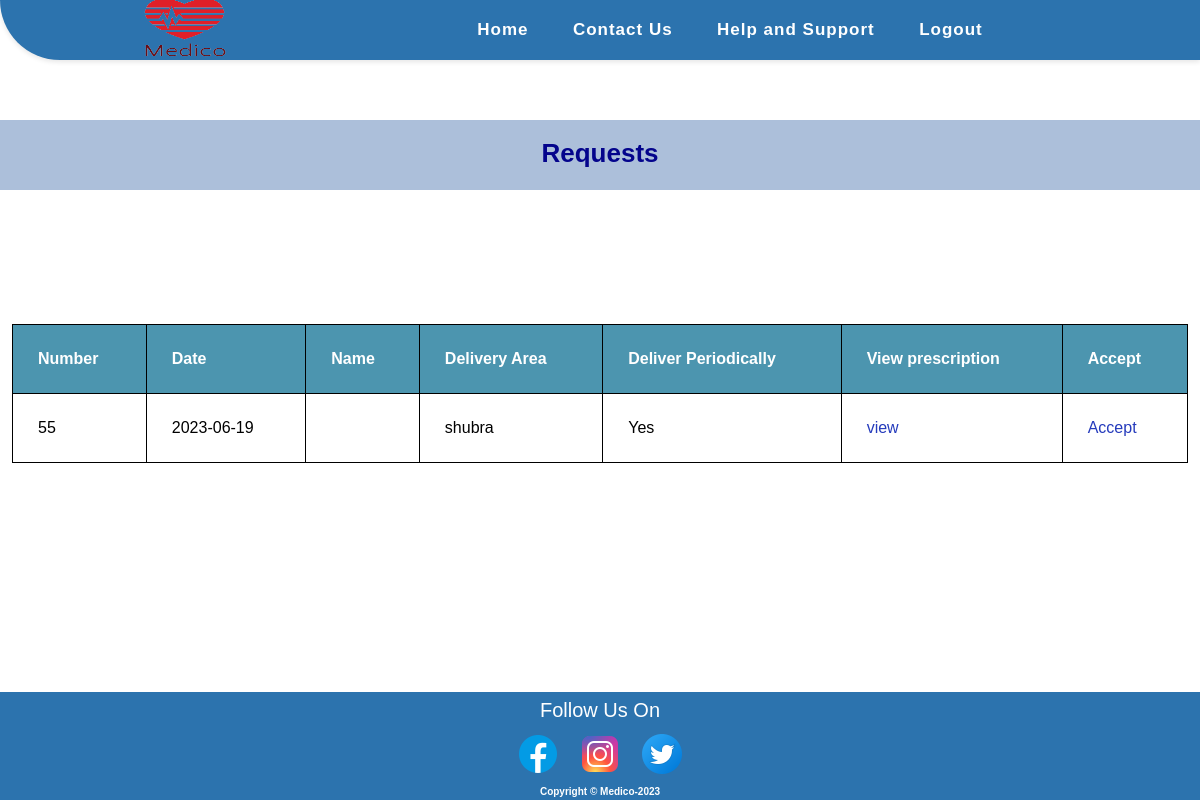
The app's page /pharmacy/requests.php (signed in) with its own data.
### tables this page shows
CREATE TABLE `images` (
  `id` int(11) NOT NULL,
  `patient_id` int(11) DEFAULT NULL,
  `d_id` int(11) DEFAULT NULL,
  `patient_address` varchar(255) NOT NULL,
  `date_of_order` date NOT NULL,
  `time_of_order` time NOT NULL,
  `image` mediumtext NOT NULL,
  `activity` varchar(255) NOT NULL,
  `order_cd` varchar(255) NOT NULL
);

### pharmacy/requests.php (the view, shortened to what this page needs)
<?php
include "../shared/conn.php";
if (isset($_SESSION['pharmacy'])) {
    $select = "SELECT * FROM `images` WHERE activity = 'yes' ";
    $sel = mysqli_query($connect, $select);
?>
    <!DOCTYPE html>
    <html lang="en">
    <head>
        <link rel="stylesheet" href="../CSS/footer.css">
        <link rel="stylesheet" href="../CSS/pharmacy's view.css">
    </head>
    <body>
        <nav>
            <div class="logo">
                <a href="#"><img src="../Images/Medico_Logo_2_Final-removebg-preview-1.png" style="height:100px; width:250px; margin-left: 10px;" alt="Medico Logo"></a>
            </div>
            <ul class="nav-links">
                <li><a href="./pharmacy_view.php">Home</a></li>
                <li><a href="#">Contact Us</a></li>
                <li><a href="#">Help and Support</a></li>
                <li><a href="../shared/login.php?gbye='1'">Logout</a></li>
            </ul>
        </nav>
        <h1 class="h1_text" id="Requests">Requests</h1>
        <table>
            <thead>
                <tr>
                    <th>Number</th>
                    <th>Date</th>
                    <th>Name</th>
                    <th>Delivery Area</th>
                    <th>Deliver Periodically</th>
                    <th>View prescription</th>
                    <th>Accept</th>
                </tr>
            </thead>
            <tbody>
                <?php foreach ($sel as $s) {  ?>
                    <tr>
                        <td><?php echo $s['id']; ?></td>
                        <td><?php echo $s['date_of_order']; ?></td>
                        <td><?php echo $s['patient_id']; ?></td>
                        <td><?php echo $s['patient_address']; ?></td>
                        <td><?php echo $s['order_cd']; ?></td>
                        <td><a href="prescription.php?view=<?php echo $s['id']; ?>">view</a></td>
                        <td><a href="sending_order_accepted.php?send=<?php echo $s['id']; ?>">Accept</a></td>
                    </tr>
                <?php } ?>
            </tbody>
        </table>
    <?php } ?>
    <footer>
        <div class="sticky-footer">
            <div class="footer-content">
                <p style="color:white">Follow Us On</p>
                <ul class="social-icons">
                    <li><a href="#"><img src="../images/facebook-logo.png" alt="Facebook Icon"></a></li>
                    <li><a href="#"><img src="../images/instagram-logo.png" alt="Instagram Icon"></a></li>
                    <li><a href="#"><img src="../images/twitter-logo.png" alt="Twitter Icon"></a></li>
                </ul>
            </div>
            <div class="footer-info">
                <h6>Copyright &copy Medico-2023</h6>
            </div>
        </div>
    </footer>
    </body>
    </html>

### CSS/footer.css (style rules this page uses)
body { min-height: 100vh; }
footer { background-color: #2c73ae; padding: 3px 0; font-size: 14px; color: #fff; }
.sticky-footer { position: sticky; top: 100%; }
footer p { margin: 0; line-height: 1.5; font-size: 20px; text-align: center; }
footer ul { margin: 0; padding: 0; list-style: none; }
footer ul li { display: inline-block; margin-left: 10px; }
footer ul li:first-child { margin-left: 0; }
a { color: #253bbc; text-decoration: none; }
footer h6 { font-size: 10px; font-weight: bold; color: white; text-align: center; }
.social-icons { text-align: center; margin: 5px 30px; }
html { height: 100%; }
body { display: flex; flex-direction: column; min-height: 100%; }
footer { margin-top: auto; }

### CSS/pharmacy's view.css (style rules this page uses)
* { padding: 0; margin: 0; box-sizing: border-box; font-family: 'Poppins', sans-serif; }
nav { display: flex; justify-content: space-between; align-items: center; background-color: #2c73ae; height: 60px; padding: 0 50px; box-shadow: 0px 2px 5px rgba(0, 0, 0, 0.1); border-bottom-left-radius: 60px; }
.nav-links { display: flex; justify-content: space-around; width: 50%; }
.nav-links li { list-style: none; }
.nav-links a { color: #ffffff; text-decoration: none; font-weight: bold; font-size: 17px; letter-spacing: 1px; }
.nav-links li { opacity: 1; transition: opacity 0.5s ease-in-out; margin: 10px 0; }
.h1_text { text-align: center; color: rgb(4, 4, 140); font-size: 26px; padding-top: 18px; font-weight: bold; margin-top: 60px; margin-bottom: 20px; background-color: #295aa063; height: 70px; }
table { border-collapse: collapse; width: 98%; margin: auto; }
th, td { text-align: left; padding: 25px; border: 1px solid black; }
th { background-color: #4c95af; color: white; }

### records on screen
images: id "55", date_of_order "2023-06-19", patient_address "shubra", order_cd "Yes"
